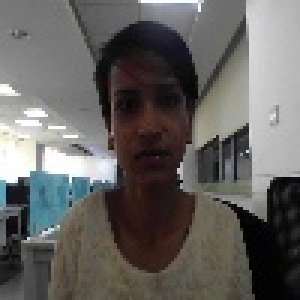
#> input picture TestImages/Alovia.jpg, 100 x 100 px, given in place of Tanushree2.jpg, which was not available (shown 3 times larger)
$ python tester.py
#> lines starting #> are read from the running program, lines starting #| are printed output that depends on the picture; pictures that were not available may be replaced by others from this repository, and a replacement may not be noted
### faceRecognition.py
import cv2
import os
import numpy as np
import math
# import pandas as pd
from PIL import Image


# Set font type, font scale, color, and thickness
# font = cv2.FONT_HERSHEY_SIMPLEX
font_scale = 2
font_color = (0, 0, 255)  # BGR color format
font_thickness = 3

# This module contains all common functions that are called in tester.py file


# Given an image below function returns rectangle for face detected along with gray scale image
def faceDetection(test_img):
    # convert color image to grayscale
    gray_img = cv2.cvtColor(test_img, cv2.COLOR_BGR2GRAY)
    # Load haar classifier
    harr_cascade_model = "HaarCascade/haarcascade_frontalface_default.xml"
    # harr_cascade_model = "HaarCascade/haarcascade_frontalface_alt.xml"
    # harr_cascade_model = cv2.data.haarcascades + 'haarcascade_frontalface.xml'
    face_haar_cascade = cv2.CascadeClassifier(harr_cascade_model)
    # detectMultiScale returns rectangles
    faces = face_haar_cascade.detectMultiScale(
        gray_img, scaleFactor=1.32, minNeighbors=5
    )

    return faces, gray_img


# to calculate euclidean distance
def trignometry_for_distance(a, b):
    return math.sqrt(((b[0] - a[0]) * (b[0] - a[0])) + ((b[1] - a[1]) * (b[1] - a[1])))


# Find eyes
# [139 lines left out: functions faceAlignment, labels_for_training_data, train_classifier, not called in this run]


# Below function draws bounding boxes around detected face in image
def draw_rect(test_img, face):
    (x, y, w, h) = face
    cv2.rectangle(test_img, (x, y), (x + w, y + h), (255, 0, 0), thickness=3)


# Below function writes name of person for detected label
# [4 lines left out: function put_text, not called in this run]

### tester.py
import cv2
import os
import numpy as np
import faceRecognition as fr
# from faceRecognition import FaceAligner
from imutils.face_utils import FaceAligner
from imutils.face_utils import rect_to_bb
import argparse
import imutils
import dlib

# This module takes images  stored in disk and performs face recognition
confidence_level = 70  # (100 - confidence_level)% match
test_person = 'Tanushree2'
test_img = cv2.imread('TestImages/' + test_person + '.jpg')  # test_img path
#> test_img is the input picture: shape (100, 100, 3); mean B, G, R 96.5, 99, 101.1
test_img = imutils.resize(test_img, width=800)
#> test_img: shape (800, 800, 3)
# gray_img = cv2.cvtColor(image, cv2.COLOR_BGR2GRAY)
faces_detected, gray_img = fr.faceDetection(test_img)
#> in faceDetection, `gray_img = cv2.cvtColor(test_img, cv2.COLOR_BGR2GRAY)`:
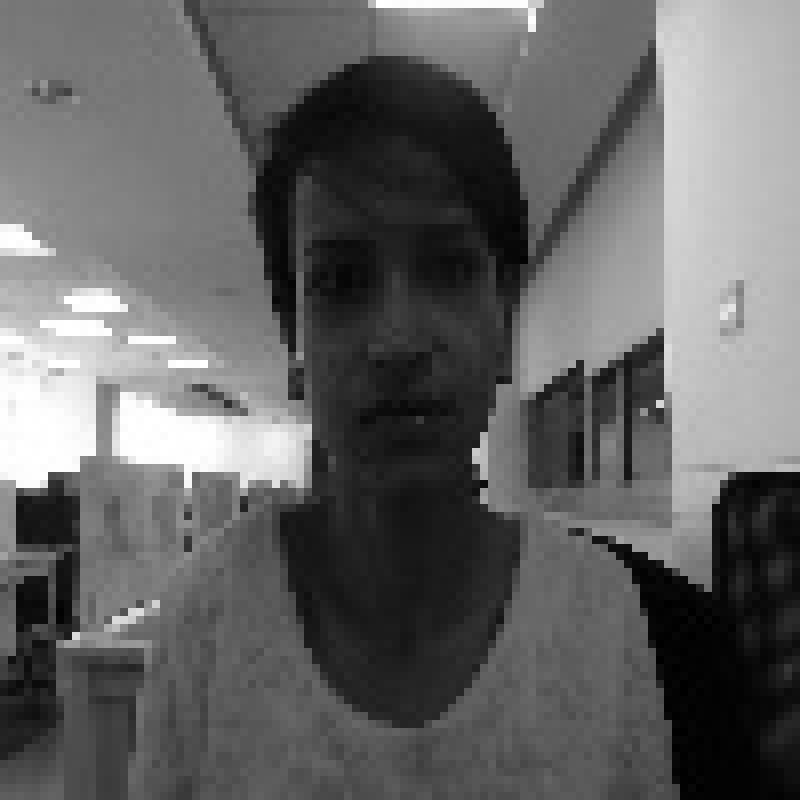
#> gray_img: shape (800, 800); min 0, max 255, mean 99.3
#> in faceDetection, `faces = face_haar_cascade.detectMultiScale( gray_img, scaleFactor=1.32..`: faces = [[258, 174, 282, 282]]
#> faces_detected = [[258, 174, 282, 282]]
print("faces_detected:", faces_detected)
#| faces_detected: [[258 174 282 282]]

# creating dictionary containing names for each label
name = {0: "Dhiraj", 1: "Om", 2: "Tanushree"}

# # Comment belows lines when running this program second time.
# # Since it saves training.yml file in directory
# faces, faceID = fr.labels_for_training_data('trainingImages', name)
# face_recognizer = fr.train_classifier(faces, faceID)
# # remove existing training yml
# if os.path.exists('trainingData.yml'):
#     os.remove('trainingData.yml')
# face_recognizer.write('trainingData.yml')


# Uncomment below line for subsequent runs
# below for cv 4.5.5
# face_recognizer = cv2.face.createLBPHFaceRecognizer()
# face_recognizer = cv2.face.LBPHFaceRecognizer_create()
face_recognizer = cv2.face.LBPHFaceRecognizer.create()
# use this to load training data for subsequent runs
# print(dir(face_recognizer))
# below for cv 4.5.5
# face_recognizer.load('trainingData.yml')
#> (the run stopped early here; a loop or call above may not have finished)

$ run again, on TestImages/Dhirajx.jpg
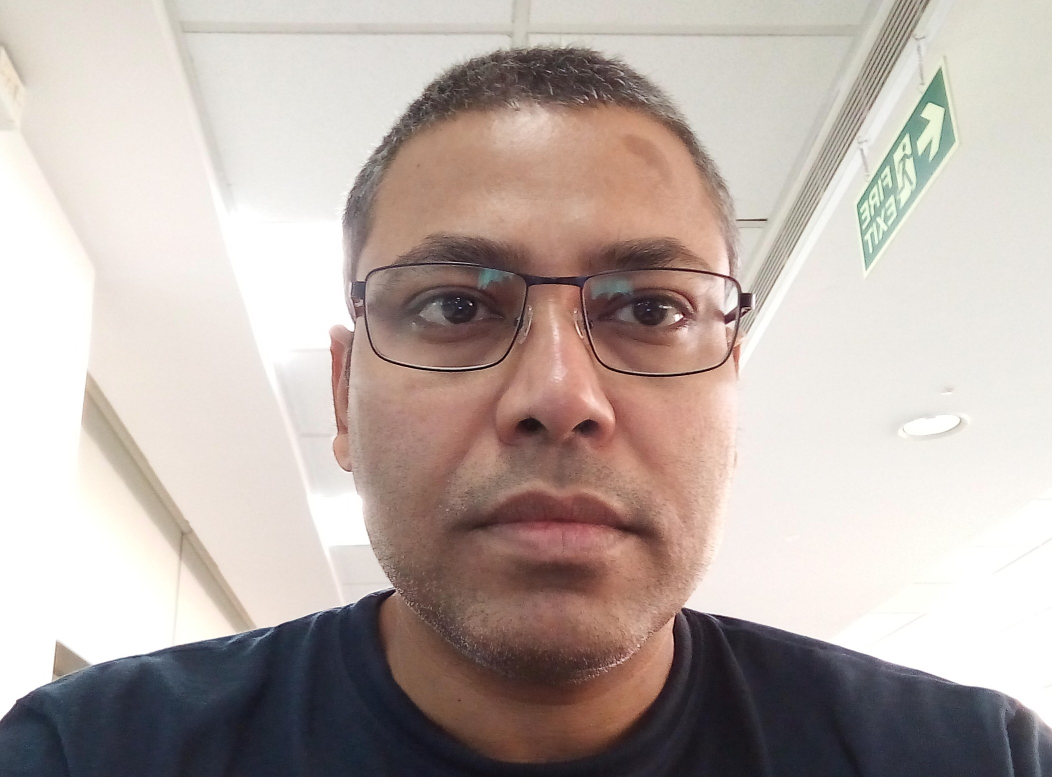
#> input picture TestImages/Dhirajx.jpg, 2103 x 1554 px, given in place of Tanushree2.jpg, which was not available (shown at 1/2 size)
#> test_img is the input picture: shape (1554, 2103, 3); mean B, G, R 167.9, 173.4, 185.7
#> `test_img = imutils.resize(test_img, width=800)`:
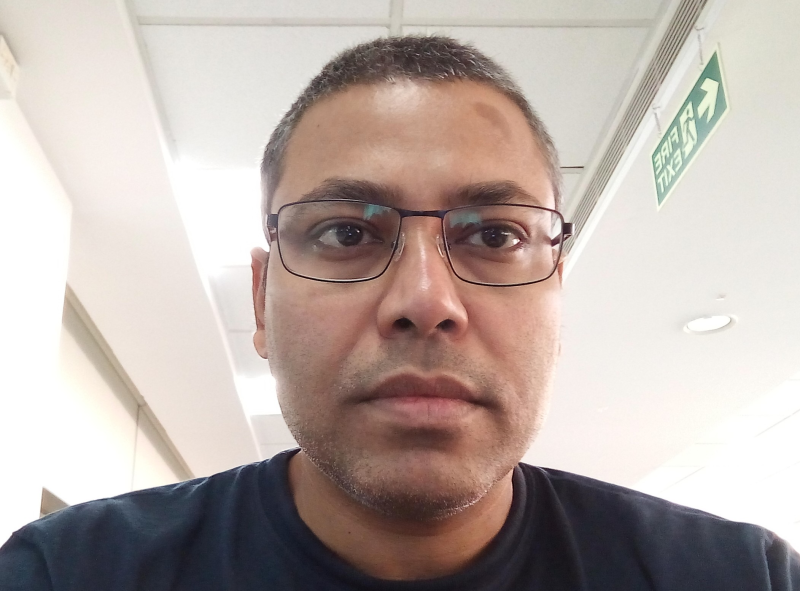
#> test_img: shape (591, 800, 3); mean B, G, R 167.9, 173.4, 185.7
#> in faceDetection, `gray_img = cv2.cvtColor(test_img, cv2.COLOR_BGR2GRAY)`:
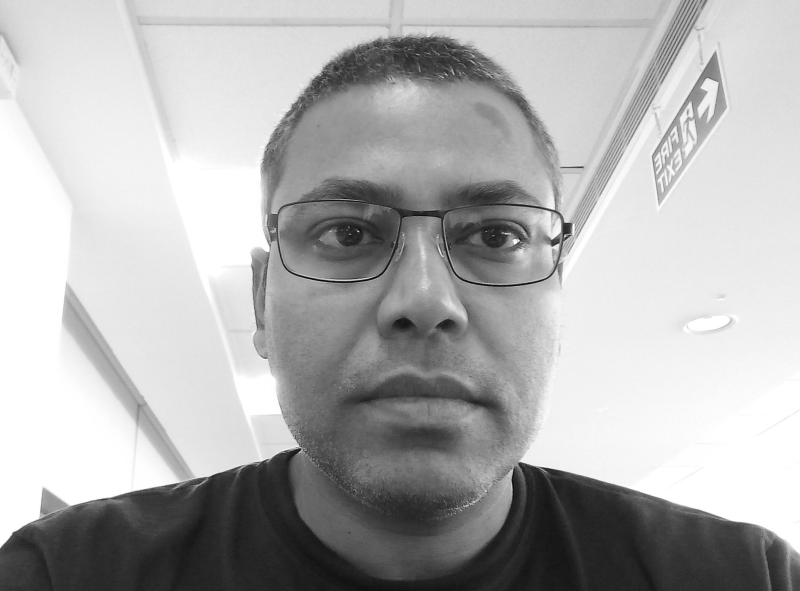
#> gray_img: shape (591, 800); min 5, max 255, mean 176.4
#> faces = [[235, 95, 363, 363]]
#| faces_detected: [[235  95 363 363]]

$ run again, on TestImages/Om.jpg
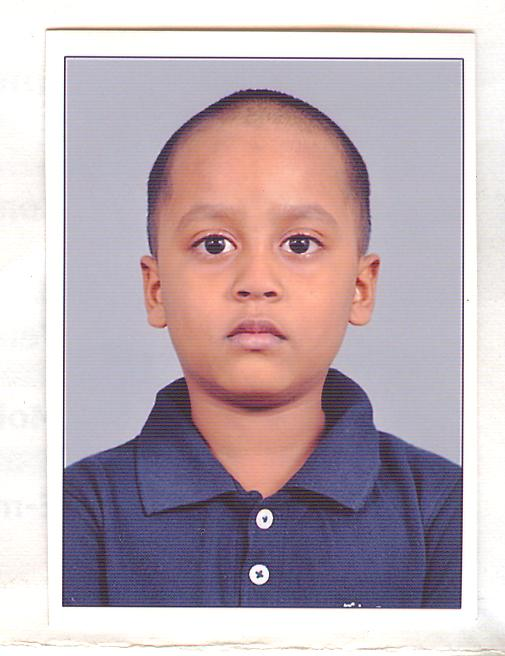
#> input picture TestImages/Om.jpg, 505 x 656 px, given in place of Tanushree2.jpg, which was not available
#> test_img is the input picture: shape (656, 505, 3); mean B, G, R 181.3, 173.8, 188.7
#> test_img: shape (1039, 800, 3)
#> in faceDetection, `gray_img = cv2.cvtColor(test_img, cv2.COLOR_BGR2GRAY)`:
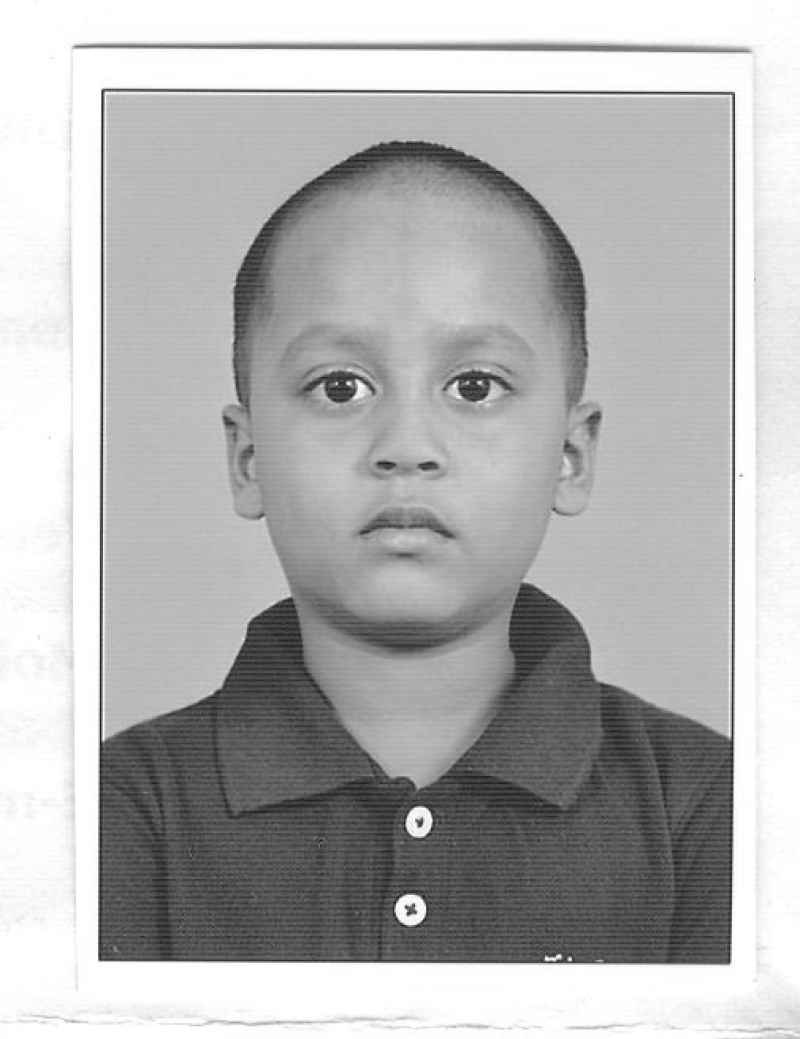
#> gray_img: shape (1039, 800); min 20, max 255, mean 179
#> faces = [[211, 226, 405, 405]]
#| faces_detected: [[211 226 405 405]]
